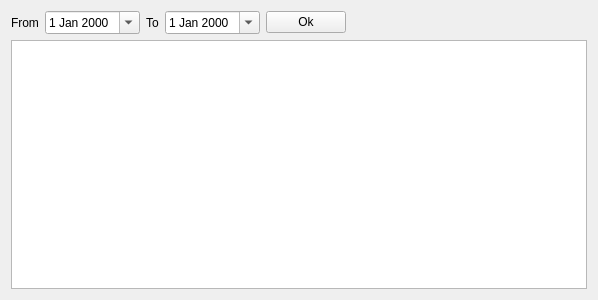
<?xml version="1.0" encoding="UTF-8"?>
<ui version="4.0">
 <class>DocumentsList</class>
 <widget class="QWidget" name="DocumentsList">
  <property name="geometry">
   <rect>
    <x>0</x>
    <y>0</y>
    <width>598</width>
    <height>300</height>
   </rect>
  </property>
  <property name="windowTitle">
   <string>Form</string>
  </property>
  <layout class="QVBoxLayout" name="verticalLayout">
   <item>
    <layout class="QHBoxLayout" name="horizontalLayout">
     <item>
      <widget class="QLabel" name="label">
       <property name="text">
        <string>From</string>
       </property>
      </widget>
     </item>
     <item>
      <widget class="QDateEdit" name="fromDateEdit">
       <property name="calendarPopup">
        <bool>true</bool>
       </property>
      </widget>
     </item>
     <item>
      <widget class="QLabel" name="label_2">
       <property name="text">
        <string>To</string>
       </property>
      </widget>
     </item>
     <item>
      <widget class="QDateEdit" name="toDateEdit">
       <property name="calendarPopup">
        <bool>true</bool>
       </property>
      </widget>
     </item>
     <item>
      <widget class="QPushButton" name="okButton">
       <property name="text">
        <string>Ok</string>
       </property>
      </widget>
     </item>
     <item>
      <spacer name="horizontalSpacer">
       <property name="orientation">
        <enum>Qt::Horizontal</enum>
       </property>
       <property name="sizeHint" stdset="0">
        <size>
         <width>40</width>
         <height>20</height>
        </size>
       </property>
      </spacer>
     </item>
    </layout>
   </item>
   <item>
    <widget class="QTableWidget" name="tableWidget"/>
   </item>
  </layout>
 </widget>
 <resources/>
 <connections/>
</ui>
